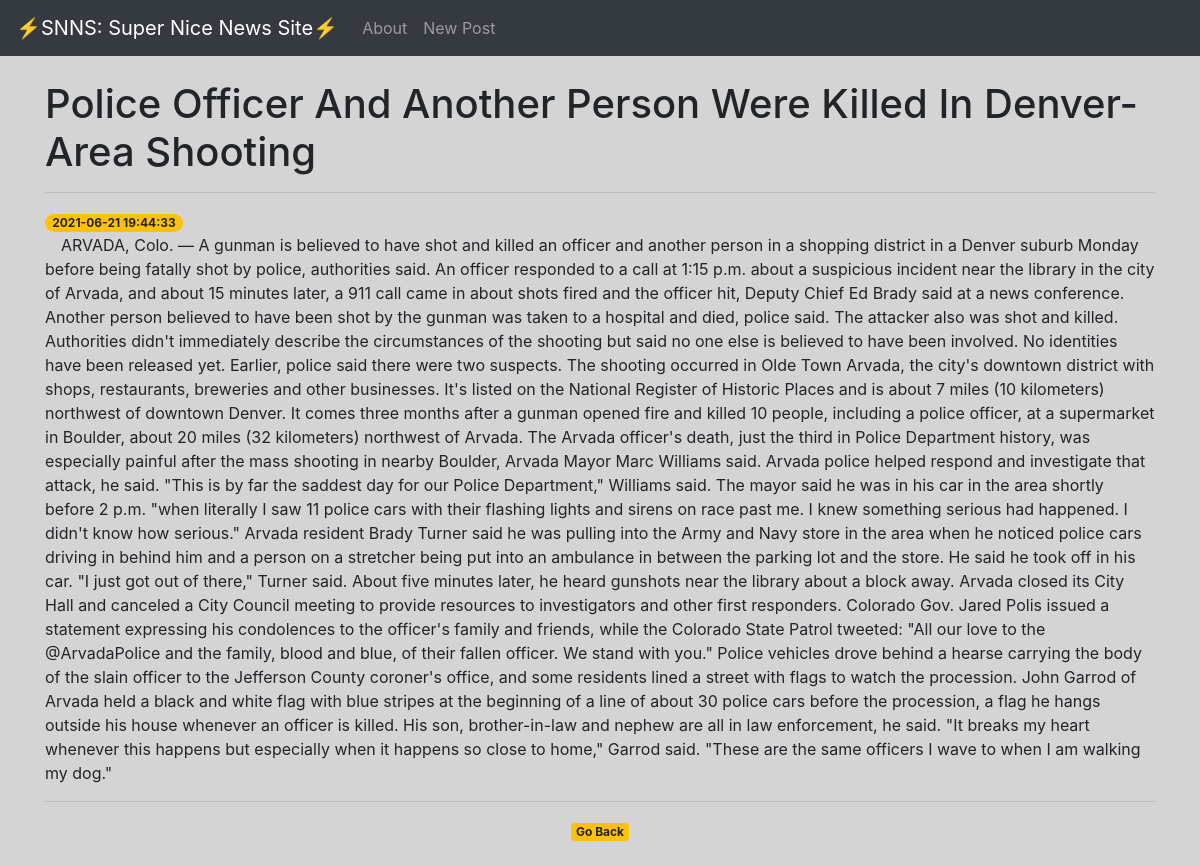
/2, run on the app's committed database.
### tables this page shows
CREATE TABLE posts (
    id INTEGER PRIMARY KEY AUTOINCREMENT,
    created TIMESTAMP NOT NULL DEFAULT CURRENT_TIMESTAMP,
    title TEXT NOT NULL,
    content TEXT NOT NULL
);

### app.py (the view)
@app.route('/<int:post_id>')
def post(post_id):
    post = get_post(post_id)
    return render_template('post.html', post=post)

### app.py (called while the page is built)
def get_db_connection():
    conn = sqlite3.connect('database.db')
    conn.row_factory = sqlite3.Row
    return conn

def get_post(post_id):
    conn = get_db_connection()
    post = conn.execute('SELECT * FROM posts WHERE id = ?',(post_id,)).fetchone()
    conn.close()
    return post

### templates/post.html (shortened to what this page needs)
{% extends 'base.html' %}
{% block content %}
        <h1>{{ post['title'] }}</h1>
    <hr>
        <span class="badge badge-pill badge-warning">{{ post['created'] }}</span>
            <p>&emsp;{{ post['content'] }}</p>
    <hr>
        <center><a href="{{ url_for('home')}}" class="badge badge-warning">Go Back</a></center>
{% endblock %}

### templates/base.html (style rules this page uses)
body { background-color: #d4d4d4; }

### data on the page
posts: title "Police Officer And Another Person Were Killed In Denver-Area Shooting", created "2021-06-21 19:44:33", content "ARVADA, Colo. — A gunman is believed to have shot and killed an officer and another person in a shopping district in a Denver suburb Monday before being fatally shot by police, authorities said. An officer responded to a call at 1:15 p.m. about a suspicious incident near the library in the city of Arvada, and about 15 minutes later, a 911 call came in about shots fired and the officer hit, Deputy Chief Ed Brady said at a news conference. Another person believed to have been shot by the gunman was taken to a hospital and died, police said. The attacker also was shot and killed. Authorities didn't immediately describe the circumstances of the shooting but said no one else is believed to have…"
